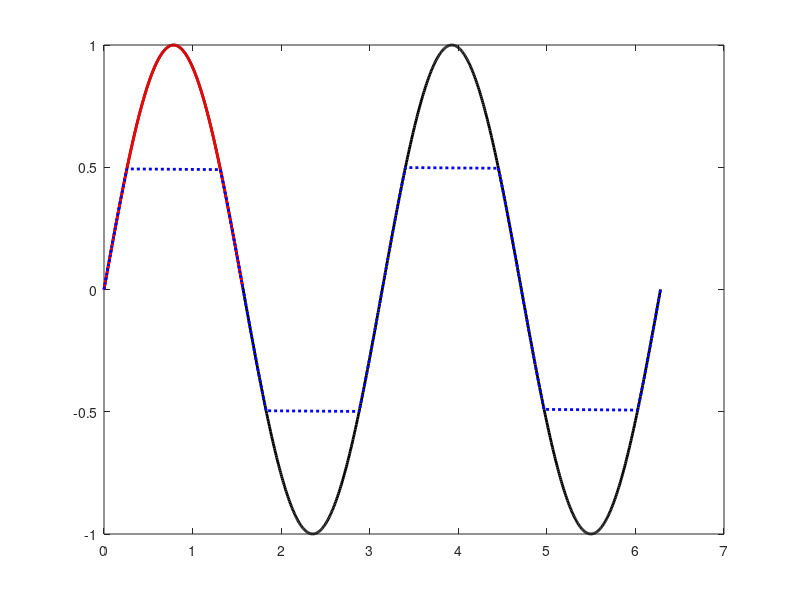

Write the MATLAB code that produced this figure.
% logical array assignment
x = linspace(0,2*pi,1000);
y = sin(2*x);

plot(x,y,'k-','linew',2); hold on;

plot(x(x<=pi/2),y(x<=pi/2),'r-','linew',2);
plot(x(y<0.5 & y>-0.5),y(y<0.5 & y>-0.5),'b:','linew',2);